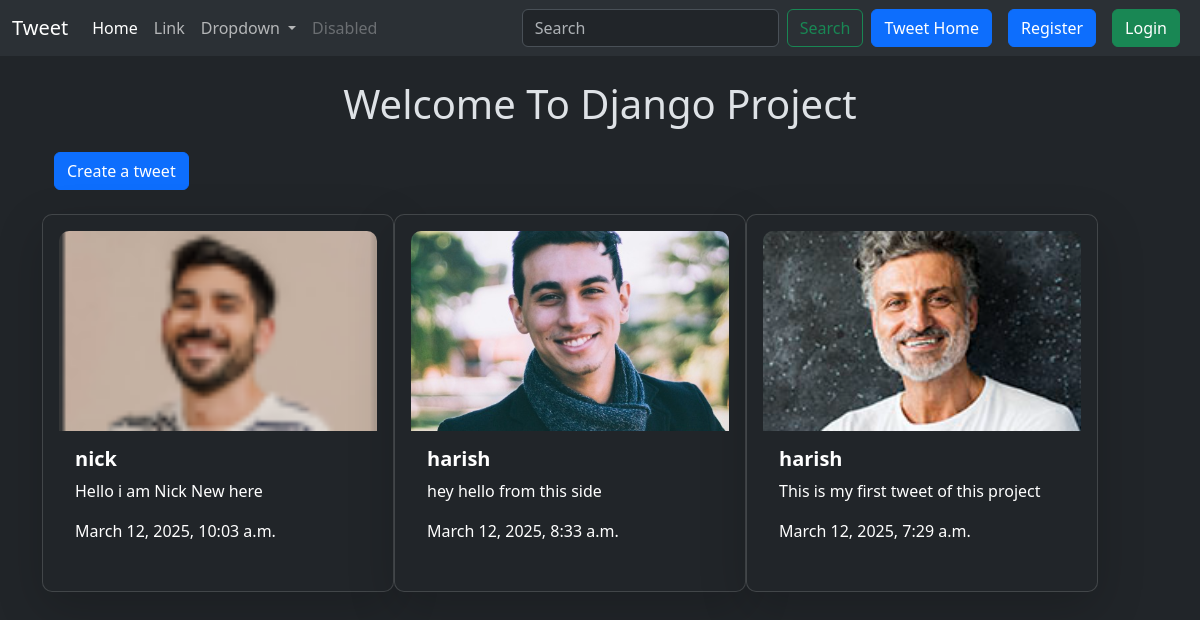
Screenshot of /tweet/ with the database file from the repository.
### tweet/models.py (models this page shows, shortened)
class Tweet(models.Model):
    user = models.ForeignKey(User, on_delete=models.CASCADE)
    text = models.TextField(max_length=280)
    photo = models.ImageField(upload_to='photos/', blank =True, null=True)
    created_at = models.DateTimeField(auto_now_add=True)
    updated_at = models.DateTimeField(auto_now=True)

### tweet/views.py (the view)
# urls.py: path('', views.tweet_list, name='tweet_list'),
def tweet_list(request):
   tweets = Tweet.objects.all().order_by('-created_at')
   return render(request,'tweet_list.html',{'tweets':tweets})

### tweet/templates/tweet_list.html (shortened to what this page needs)
{% extends "layout.html" %}
{% block content %}
<h1 class='text-center m-4 '>Welcome To Django Project</h1>
<div class="container">
  <a class=" btn btn-primary mb-4" href="{% url 'tweet_create' %}">Create a tweet</a>
  <div class="row">
    {% for tweet in tweets %}
    <div class="card shadow-lg p-3 mb-5 bg-dark text-white" style="width: 22rem; border-radius: 10px;">
       <img src="{{tweet.photo.url}}" class="card-img-top img-fluid" style="max-height:200px; object-fit: cover; border-radius: 10px 10px 0 0" alt="Tweet Image">
        <div class="card-body">
            <h5 class="card-title fw-bold">{{ tweet.user.username }}</h5>
            <p class="card-text">{{ tweet.text }}</p>
            <p class="card-text">{{ tweet.created_at }}</p>
    </div>
</div>
   {% endfor %}
</div>
</div>
{% endblock %}

### templates/layout.html (shortened to what this page needs)
{% load static %}
<!DOCTYPE html>
<html lang="en" data-bs-theme="dark">
<head>
    <link href="https://cdn.jsdelivr.net/npm/bootstrap@5.3.3/dist/css/bootstrap.min.css" rel="stylesheet">
</head>
<body>
    <nav class="navbar navbar-expand-lg bg-body-tertiary">
        <div class="container-fluid">
          <a class="navbar-brand" href="#">Tweet</a>
          <div class="collapse navbar-collapse" id="navbarSupportedContent">
            <ul class="navbar-nav me-auto mb-2 mb-lg-0">
              <li class="nav-item">
                <a class="nav-link active" aria-current="page" href="#">Home</a>
              </li>
              <li class="nav-item">
                <a class="nav-link" href="#">Link</a>
              </li>
              <li class="nav-item dropdown">
                <a class="nav-link dropdown-toggle" href="#" role="button" data-bs-toggle="dropdown" aria-expanded="false">
                  Dropdown
                </a>
              </li>
              <li class="nav-item">
                <a class="nav-link disabled" aria-disabled="true">Disabled</a>
              </li>
            </ul>
            <form class="d-flex" role="search">
              <input class="form-control me-2" type="search" placeholder="Search" aria-label="Search">
              <button class="btn btn-outline-success" type="submit">Search</button>
            </form>
            <a href="{% url 'tweet_list' %}" class="btn btn-primary mx-2">Tweet Home</a>
            {% if user.is_authenticated %}
            <form method="post" action="{% url 'logout'%}">
              {% csrf_token %}
              <button class="btn btn-danger" type='submit'>Logout</button>
            </form>
            {% else%}
            <a href="{% url 'register' %}" class="btn btn-primary mx-2">Register</a>
            <a href="{% url 'login' %}" class="btn btn-success mx-2">Login</a>
            {% endif %}
          </div>
        </div>
      </nav>
    <div class="container">
        {% block content %}{% endblock  %}
    </div>
</body>
</html>

### rows the page displays
Tweet: photo (picture), user.username "nick", text "Hello i am Nick New here", created_at "March 12, 2025, 10:03 a.m."
Tweet: photo (picture), user.username "harish", text "hey hello from this side", created_at "March 12, 2025, 8:33 a.m."
Tweet: photo (picture), user.username "harish", text "This is my first tweet of this project", created_at "March 12, 2025, 7:29 a.m."
